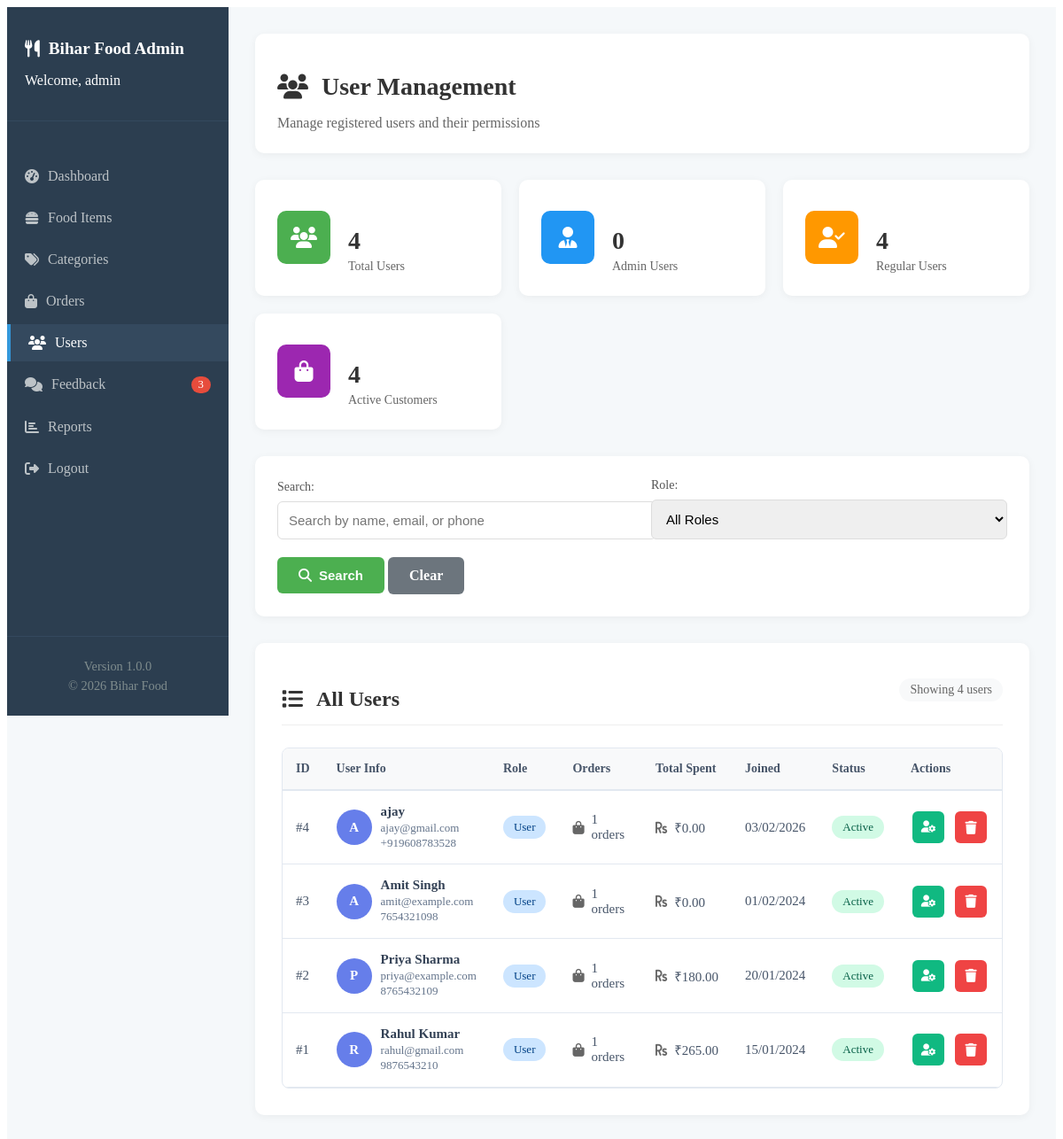
Page /admin/users.php (signed in) on the committed database.
### tables this page shows
CREATE TABLE `users` (
  `id` int(11) NOT NULL,
  `name` varchar(100) NOT NULL,
  `email` varchar(100) NOT NULL,
  `password` varchar(255) NOT NULL,
  `phone` varchar(15) DEFAULT NULL,
  `address` text DEFAULT NULL,
  `role` enum('user','admin') DEFAULT 'user',
  `created_at` timestamp NOT NULL DEFAULT current_timestamp(),
  `updated_at` timestamp NOT NULL DEFAULT current_timestamp() ON UPDATE current_timestamp()
);

### admin/users.php (the view, shortened to what this page needs)
<?php
$conn = getDBConnection();
$searchFilter = isset($_GET['search']) ? $_GET['search'] : '';
$whereClause = "WHERE 1=1";
$usersQuery = "SELECT u.* FROM users u $whereClause ORDER BY u.created_at DESC";
$usersResult = mysqli_query($conn, $usersQuery);
$statsQuery = "SELECT
                COUNT(*) as total_users,
                SUM(CASE WHEN role = 'admin' THEN 1 ELSE 0 END) as admin_users,
                SUM(CASE WHEN role = 'user' THEN 1 ELSE 0 END) as regular_users,
                (SELECT COUNT(DISTINCT user_id) FROM orders) as users_with_orders
               FROM users";
$statsResult = mysqli_query($conn, $statsQuery);
$stats = $statsResult ? mysqli_fetch_assoc($statsResult) : [];
?>
<!DOCTYPE html>
<html lang="en">
<head>
    <link rel="stylesheet" href="../assets/css/admin.css">
    <link rel="stylesheet" href="https://cdnjs.cloudflare.com/ajax/libs/font-awesome/6.4.0/css/all.min.css">
</head>
<body>
    <div class="admin-container">
        <?php include 'sidebar.php'; ?>
        <div class="admin-main">
            <div class="admin-header">
                <div class="header-left">
                    <h1><i class="fas fa-users"></i> User Management</h1>
                    <p>Manage registered users and their permissions</p>
                </div>
            </div>
            <div class="stats-grid">
                <div class="stat-card">
                    <div class="stat-icon" style="background: #4CAF50;">
                        <i class="fas fa-users"></i>
                    </div>
                    <div class="stat-info">
                        <h3><?php echo $stats['total_users'] ?? 0; ?></h3>
                        <p>Total Users</p>
                    </div>
                </div>
                <div class="stat-card">
                    <div class="stat-icon" style="background: #2196F3;">
                        <i class="fas fa-user-tie"></i>
                    </div>
                    <div class="stat-info">
                        <h3><?php echo $stats['admin_users'] ?? 0; ?></h3>
                        <p>Admin Users</p>
                    </div>
                </div>
                <div class="stat-card">
                    <div class="stat-icon" style="background: #FF9800;">
                        <i class="fas fa-user-check"></i>
                    </div>
                    <div class="stat-info">
                        <h3><?php echo $stats['regular_users'] ?? 0; ?></h3>
                        <p>Regular Users</p>
                    </div>
                </div>
                <div class="stat-card">
                    <div class="stat-icon" style="background: #9C27B0;">
                        <i class="fas fa-shopping-bag"></i>
                    </div>
                    <div class="stat-info">
                        <h3><?php echo $stats['users_with_orders'] ?? 0; ?></h3>
                        <p>Active Customers</p>
                    </div>
                </div>
            </div>
            <div class="filters-section">
                <form method="GET" class="filter-form">
                    <div class="filter-row">
                        <div class="filter-group">
                            <label>Search:</label>
                            <input type="text" name="search" placeholder="Search by name, email, or phone"
                                   value="<?php echo htmlspecialchars($searchFilter); ?>">
                        </div>
                        <div class="filter-group">
                            <label>Role:</label>
                            <select name="role" onchange="this.form.submit()">
                                <option value="">All Roles</option>
                            </select>
                        </div>
                        <div class="filter-group">
                            <button type="submit" class="btn-submit">
                                <i class="fas fa-search"></i> Search
                            </button>
                            <a href="users.php" class="btn-secondary">Clear</a>
                        </div>
                    </div>
                </form>
            </div>
            <div class="dashboard-section">
                <div class="section-header">
                    <h2><i class="fas fa-list"></i> All Users</h2>
                    <span>Showing <?php echo mysqli_num_rows($usersResult); ?> users</span>
                </div>
                <div class="table-responsive">
                    <table class="data-table">
                        <thead>
                            <tr>
                                <th>ID</th>
                                <th>User Info</th>
                                <th>Role</th>
                                <th>Orders</th>
                                <th>Total Spent</th>
                                <th>Joined</th>
                                <th>Status</th>
                                <th>Actions</th>
                            </tr>
                        </thead>
                        <tbody>
                            <?php if(mysqli_num_rows($usersResult) > 0): ?>
                                <?php while($user = mysqli_fetch_assoc($usersResult)):
                                    $orderCountQuery = "SELECT COUNT(*) as total_orders FROM orders WHERE user_id = " . $user['id'];
                                    $orderCountResult = mysqli_query($conn, $orderCountQuery);
                                    $orderCount = $orderCountResult ? mysqli_fetch_assoc($orderCountResult) : ['total_orders' => 0];
                                    $totalSpentQuery = "SELECT SUM(total_price) as total_spent FROM orders WHERE user_id = " . $user['id'] . " AND status = 'delivered'";
                                    $totalSpentResult = mysqli_query($conn, $totalSpentQuery);
                                    $totalSpent = $totalSpentResult ? mysqli_fetch_assoc($totalSpentResult) : ['total_spent' => 0];
                                ?>
                                <tr>
                                    <td>#<?php echo $user['id']; ?></td>
                                    <td>
                                        <div class="user-info">
                                            <div class="user-avatar">
                                                <?php echo strtoupper(substr($user['name'], 0, 1)); ?>
                                            </div>
                                            <div class="user-details">
                                                <strong><?php echo htmlspecialchars($user['name']); ?></strong>
                                                <small><?php echo $user['email']; ?></small>
                                                <small><?php echo $user['phone'] ?: 'No phone'; ?></small>
                                            </div>
                                        </div>
                                    </td>
                                    <td>
                                        <span class="role-badge role-<?php echo $user['role']; ?>">
                                            <?php echo ucfirst($user['role']); ?>
                                        </span>
                                    </td>
                                    <td>
                                        <div class="order-count">
                                            <i class="fas fa-shopping-bag"></i>
                                            <span><?php echo $orderCount['total_orders']; ?> orders</span>
                                        </div>
                                    </td>
                                    <td>
                                        <div class="total-spent">
                                            <i class="fas fa-rupee-sign"></i>
                                            <span>₹<?php echo number_format($totalSpent['total_spent'] ?? 0, 2); ?></span>
                                        </div>
                                    </td>
                                    <td><?php echo date('d/m/Y', strtotime($user['created_at'])); ?></td>
                                    <td>
                                        <?php if ($orderCount['total_orders'] > 0): ?>
                                        <span class="status-badge status-active">
                                            Active
                                        </span>
                                        <?php else: ?>
                                        <span class="status-badge status-inactive">
                                            Inactive
                                        </span>
                                        <?php endif; ?>
                                    </td>
                                    <td>
                                        <div class="action-buttons">
                                            <div class="role-dropdown" id="roleDropdown<?php echo $user['id']; ?>">
                                                <button type="button" class="btn-action btn-edit" title="Change Role">
                                                    <i class="fas fa-user-cog"></i>
                                                </button>
                                            </div>
                                            <?php if ($user['role'] != 'admin'): ?>
                                            <a href="?delete=<?php echo $user['id']; ?>"
                                               class="btn-action btn-delete" title="Delete User"
                                               onclick="return confirm('Are you sure you want to delete user <?php echo htmlspecialchars(addslashes($user['name'])); ?>? This action cannot be undone.')">
                                                <i class="fas fa-trash"></i>
                                            </a>
                                            <?php endif; ?>
                                        </div>
                                    </td>
                                </tr>
                                <?php endwhile; ?>
                            <?php endif; ?>
                        </tbody>
                    </table>
                </div>
            </div>
        </div>
    </div>
</body>
</html>

### assets/css/admin.css (style rules this page uses)
.admin-container { display: flex; min-height: 100vh; background: #f5f7fa; }
.admin-main { flex: 1; margin-left: 250px; padding: 20px; }
.admin-header { background: white; padding: 20px; border-radius: 10px; box-shadow: 0 2px 10px rgba(0,0,0,0.1); margin-bottom: 20px; display: flex; justify-content: space-between; align-items: center; }
.stats-grid { display: grid; grid-template-columns: repeat(auto-fit, minmax(240px, 1fr)); gap: 20px; margin-bottom: 30px; }
.stat-card { background: white; padding: 20px; border-radius: 10px; box-shadow: 0 2px 10px rgba(0,0,0,0.1); display: flex; align-items: center; gap: 20px; }
.stat-icon { width: 60px; height: 60px; border-radius: 10px; display: flex; align-items: center; justify-content: center; color: white; font-size: 1.5rem; }
.stat-info h3 { font-size: 2rem; margin-bottom: 5px; }
.stat-info p { color: #666; font-size: 0.9rem; }
.dashboard-section { background: white; border-radius: 10px; padding: 20px; margin-bottom: 20px; box-shadow: 0 2px 10px rgba(0,0,0,0.1); }
.section-header { display: flex; justify-content: space-between; align-items: center; margin-bottom: 20px; padding-bottom: 15px; border-bottom: 1px solid #eee; }
.table-responsive { overflow-x: auto; }
.data-table { width: 100%; border-collapse: collapse; }
.data-table th, .data-table td { padding: 12px 15px; text-align: left; border-bottom: 1px solid #eee; }
.data-table th { background: #f8f9fa; font-weight: 600; color: #495057; }
.status-badge { padding: 5px 10px; border-radius: 20px; font-size: 0.8rem; font-weight: 500; }
.btn-action { display: inline-flex; align-items: center; justify-content: center; width: 30px; height: 30px; border-radius: 5px; margin: 0 2px; text-decoration: none; transition: all 0.3s ease; }
.btn-edit { background: #f39c12; color: white; }
.btn-delete { background: #e74c3c; color: white; }
.btn-submit { background: #27ae60; color: white; border: none; padding: 12px 30px; border-radius: 5px; cursor: pointer; font-weight: 600; transition: background 0.3s ease; }
.btn-secondary { background: #6c757d; color: white; border: none; padding: 12px 30px; border-radius: 5px; cursor: pointer; font-weight: 600; transition: background 0.3s ease; }

### rows in the picture
users: id "4", name "A", name "ajay", email "ajay@gmail.com", phone "+919608783528", role "User", total_orders "1", total_spent "0.00", created_at "03/02/2026"
users: id "3", name "A", name "Amit Singh", email "amit@example.com", phone "7654321098", role "User", total_orders "1", total_spent "0.00", created_at "01/02/2024"
users: id "2", name "P", name "Priya Sharma", email "priya@example.com", phone "8765432109", role "User", total_orders "1", total_spent "180.00", created_at "20/01/2024"
users: id "1", name "R", name "Rahul Kumar", email "rahul@gmail.com", phone "9876543210", role "User", total_orders "1", total_spent "265.00", created_at "15/01/2024"

### other values in the picture
$_SESSION['admin_username'] "admin"
$feedbackCount "3"
$stats['total_users'] "4"
$stats['admin_users'] "0"
$stats['regular_users'] "4"
$stats['users_with_orders'] "4"
mysqli_num_rows($usersResult) "4"
